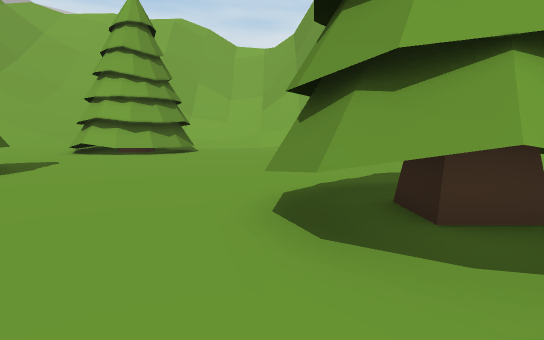
view 1 (above)

24 first-person views from a walk through a Unity game level. The camera is 1.4 m above the floor, tilts 6° down and sees 80° across. The floor is counted in squares, 2 m on a side. Each view is taken from the middle of a square. On the plan, view 1 faces up. The plan holds only what a view shows up to about 10 squares ahead; the rest is blank. The place goes on beyond the plan.

view 2
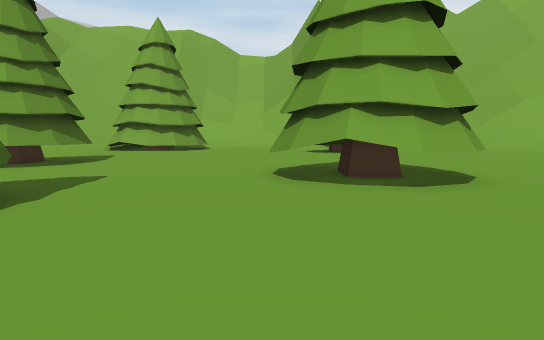

view 3
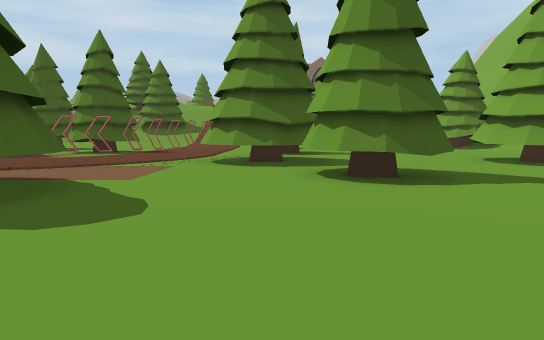

view 4
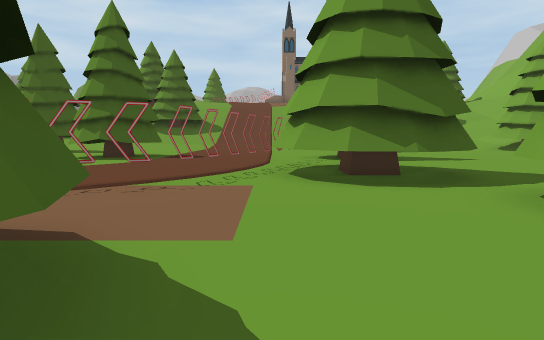

view 5
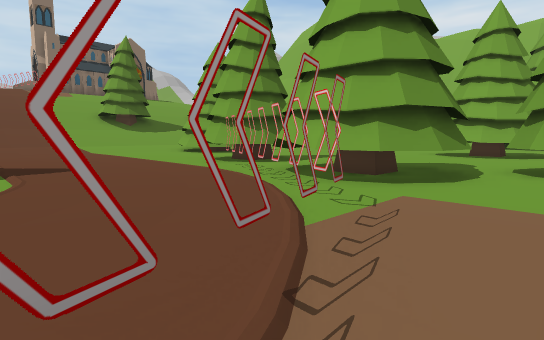

view 6
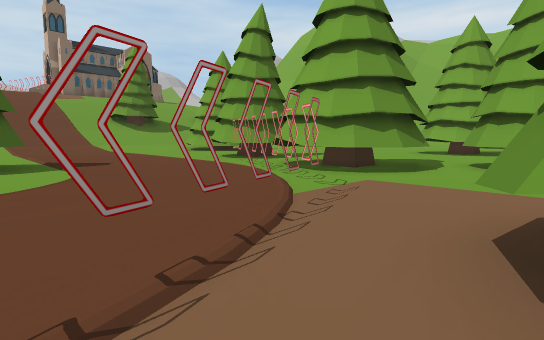

view 7
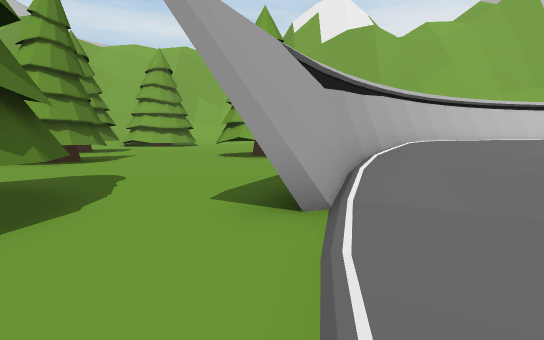

view 8
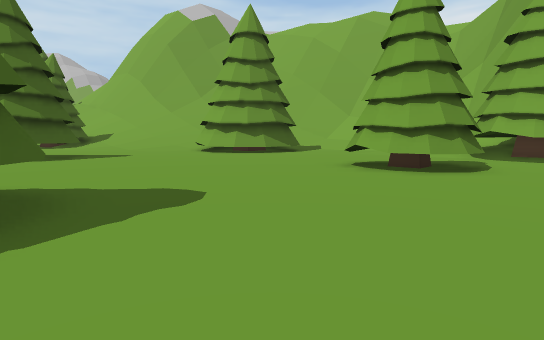

view 9
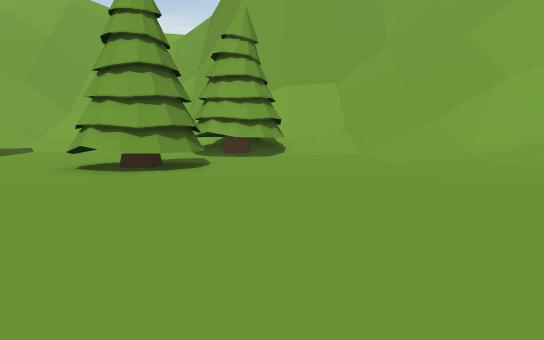

view 10
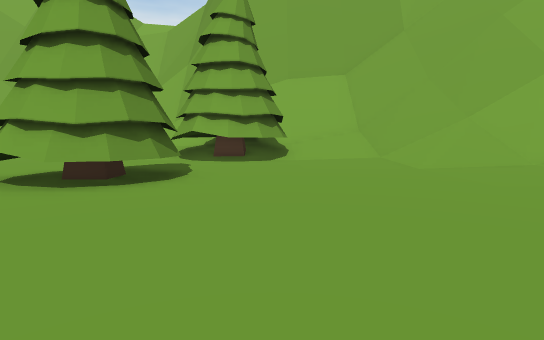

view 11
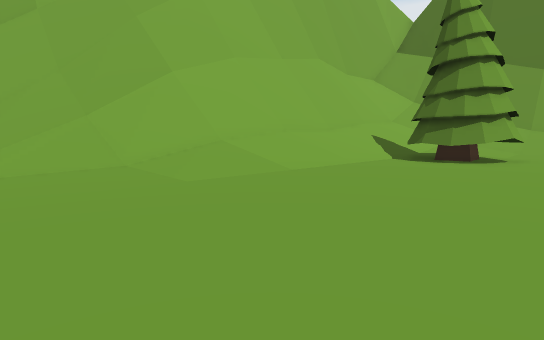

view 12
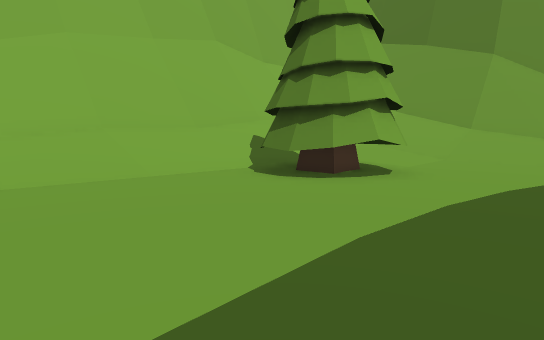

view 13
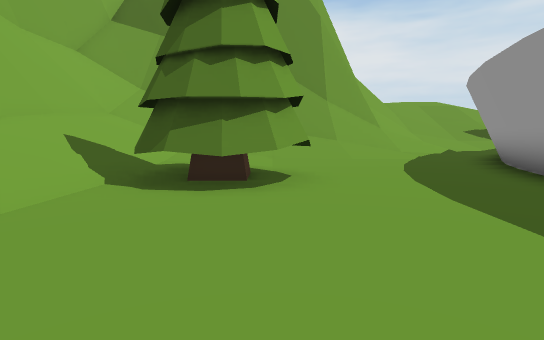

view 14
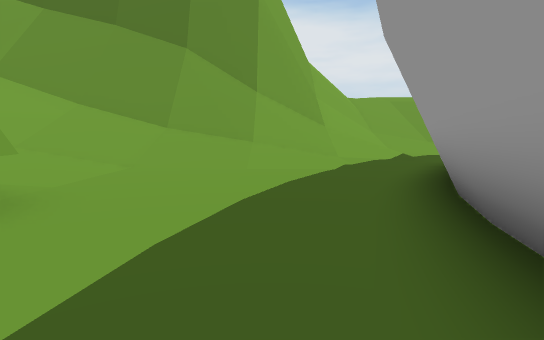

view 15
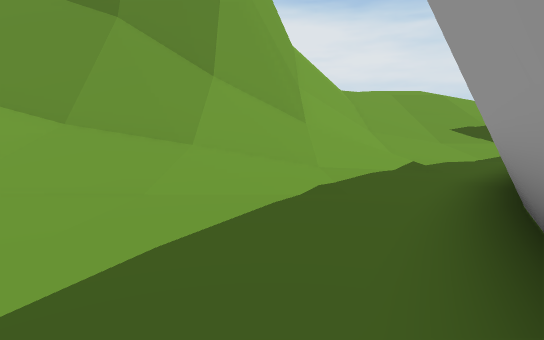

view 16
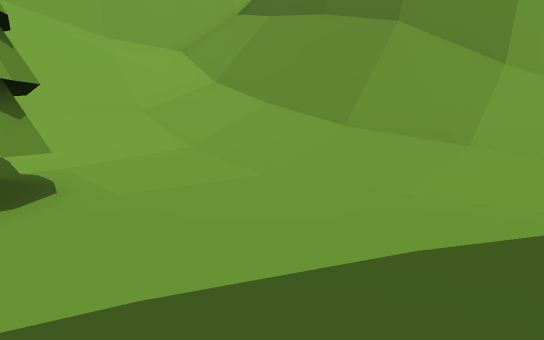

view 17
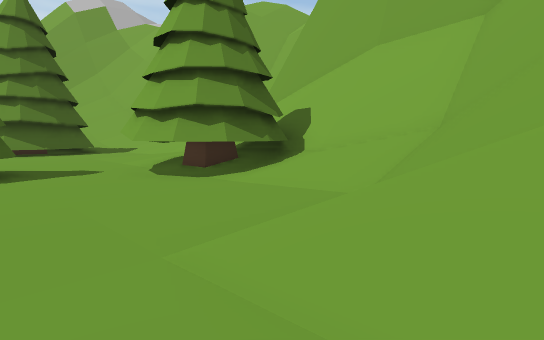

view 18
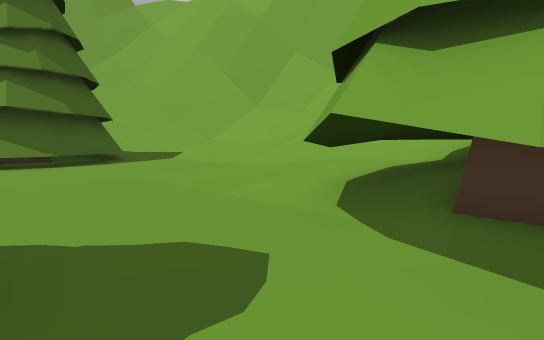

view 19
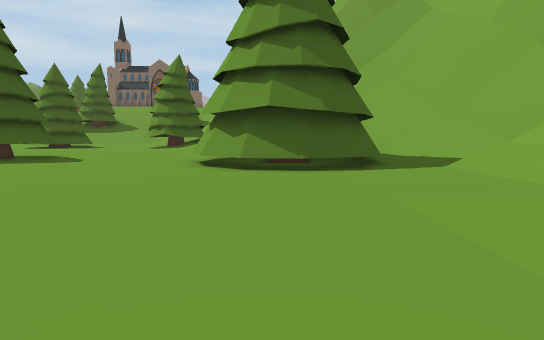

view 20
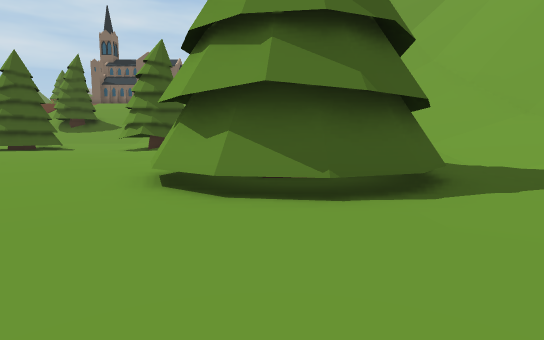

view 21
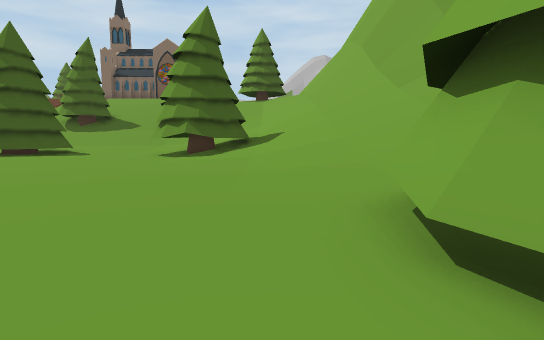

view 22
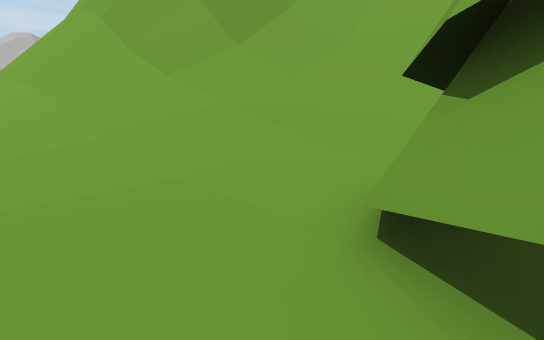

view 23
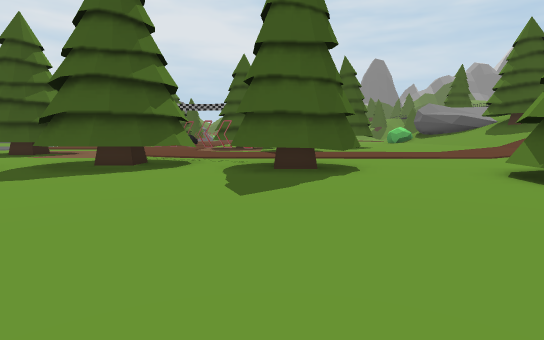

view 24
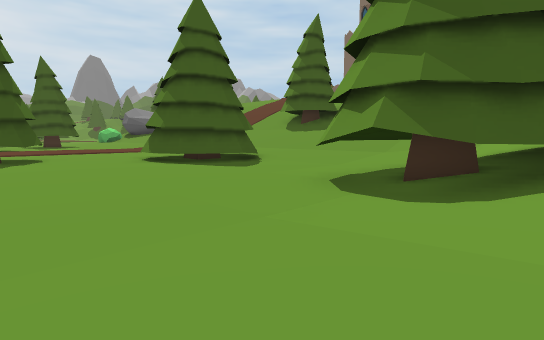

### Floor plan
Key: @ floor where view 1 was taken; # wall or solid block; . main floor; : floor 0.25 m higher than the main floor; / step, stairs or slope; = window, fence, low wall or low ledge; T tree; H thing the floor can be seen under or through.
Columns run from 16 left of view 1 to 30 right of it. Each row starts with its distance up from view 1.
 21     #####///         ####
 20    ////////// //    ///####
 19   ////////////////  //###/##
 18  ///////////////////TT##//###
 17 //////// //.....///TTTT/////##
 16 ////////  TTT...://TTTT/////######     ##
 15 ////////T TTT.......TTT..////////#    ##/
 14 ////////T  TT............///////### ###///
 13 ////////TTTTT......T.....//////#######/////#
 12 ///////..TTT......TTT.......///////////////#
 11   ////............TTT.......///////////////#
 10 T//:...............T...............TT://///#
  9 TT:...............................TTTT/////##
  8 TT.................................TT...///###
  7 TT.......TT.............................///#/#
  6 ........ TTT............................/////#
  5 ........TTTT............      ........../////#
  4 ........TTT......TTT...           ##..../////#
  3 ................TTTT..             =###...://##
  2 T...............TTTT.                 ##...////
  1 TT..........T.....T.. ## //               ./ //
  0 T...TT.....TTT..@... ##////                .://
 -1 ...TTTT.TTTTTT..... ##////                  .//
 -2 ...TTTTTTTT........ #////                   .//
 -3 ....TT#TTTT........##///
 -4 .......#TT.........#///
 -5  ........##..TTT..##//.
 -6 ...........H.TTTT.#//.
 -7 ...........H.T  T....
 -8  .. TT.....H..   ...
 -9      T......#.    .

Where each view was taken, in squares from view 1:
view 1: 0 up, 0 right, facing up
view 2: 3 down, 0 right, facing up
view 3: 2 down, 2 right, facing left
view 4: 4 down, 1 left, facing left
view 5: 8 down, 4 left, facing up-left
view 6: 9 down, 3 left, facing up-left
view 7: 9 down, 2 right, facing up
view 8: 4 up, 6 right, facing up-left
view 9: 4 up, 6 right, facing up
view 10: 6 up, 6 right, facing up
view 11: 6 up, 9 right, facing up-right
view 12: 5 up, 14 right, facing up-right
view 13: 8 up, 14 right, facing right
view 14: 5 up, 17 right, facing right
view 15: 4 up, 20 right, facing right
view 16: 4 up, 20 right, facing up-right
view 17: 12 up, 11 right, facing up-left
view 18: 13 up, 5 right, facing up-left
view 19: 14 up, 3 right, facing left
view 20: 14 up, 0 right, facing left
view 21: 11 up, 4 left, facing left
view 22: 11 up, 7 left, facing up-left
view 23: 6 up, 11 left, facing down
view 24: 10 up, 11 left, facing down-left
